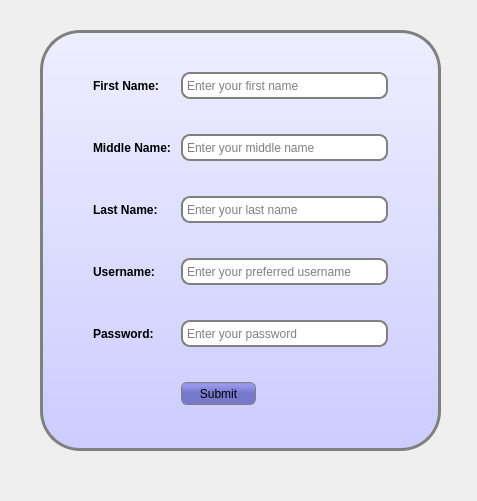
<?xml version="1.0" encoding="UTF-8"?>
<ui version="4.0">
 <class>Form</class>
 <widget class="QWidget" name="Form">
  <property name="windowModality">
   <enum>Qt::WindowModal</enum>
  </property>
  <property name="geometry">
   <rect>
    <x>0</x>
    <y>0</y>
    <width>477</width>
    <height>501</height>
   </rect>
  </property>
  <property name="windowTitle">
   <string>Sign Up</string>
  </property>
  <property name="styleSheet">
   <string notr="true">#frame{
border: 3px solid gray;
background: QLinearGradient(x1: 0, y1: 0, x2: 0, y2: 1, stop: 0 #eef, stop: 1 #ccf);
border-radius: 40px
}

QLineEdit{
padding: 2px;
border: 2px solid gray;
border-radius: 9px
}

QLabel{
font-weight: bold;
font-size: 12px
}

QPushButton{
border: 1px solid grey;
border-radius: 6px;
background-color: QLinearGradient( x1: 0, y1: 0, x2: 0, y2: 1, stop: 0 #88d, stop: 0.1 #99e, stop: 0.49 #77c);
padding: 2px;
}</string>
  </property>
  <widget class="QFrame" name="frame">
   <property name="geometry">
    <rect>
     <x>40</x>
     <y>30</y>
     <width>401</width>
     <height>421</height>
    </rect>
   </property>
   <property name="frameShape">
    <enum>QFrame::StyledPanel</enum>
   </property>
   <property name="frameShadow">
    <enum>QFrame::Raised</enum>
   </property>
   <layout class="QGridLayout" name="gridLayout">
    <property name="leftMargin">
     <number>50</number>
    </property>
    <property name="rightMargin">
     <number>50</number>
    </property>
    <property name="horizontalSpacing">
     <number>10</number>
    </property>
    <property name="verticalSpacing">
     <number>5</number>
    </property>
    <item row="0" column="2">
     <widget class="QLineEdit" name="fname">
      <property name="minimumSize">
       <size>
        <width>191</width>
        <height>27</height>
       </size>
      </property>
      <property name="placeholderText">
       <string>Enter your first name</string>
      </property>
     </widget>
    </item>
    <item row="0" column="0" colspan="2">
     <widget class="QLabel" name="label">
      <property name="text">
       <string>First Name:</string>
      </property>
     </widget>
    </item>
    <item row="2" column="0" colspan="2">
     <widget class="QLabel" name="label_3">
      <property name="text">
       <string>Last Name:</string>
      </property>
     </widget>
    </item>
    <item row="1" column="0" colspan="2">
     <widget class="QLabel" name="label_2">
      <property name="text">
       <string>Middle Name:</string>
      </property>
     </widget>
    </item>
    <item row="1" column="2">
     <widget class="QLineEdit" name="mname">
      <property name="minimumSize">
       <size>
        <width>191</width>
        <height>27</height>
       </size>
      </property>
      <property name="placeholderText">
       <string>Enter your middle name</string>
      </property>
     </widget>
    </item>
    <item row="4" column="2">
     <widget class="QLineEdit" name="password">
      <property name="minimumSize">
       <size>
        <width>191</width>
        <height>27</height>
       </size>
      </property>
      <property name="toolTip">
       <string>Should not be less than 3 characters long</string>
      </property>
      <property name="echoMode">
       <enum>QLineEdit::Password</enum>
      </property>
      <property name="placeholderText">
       <string>Enter your password</string>
      </property>
     </widget>
    </item>
    <item row="2" column="2">
     <widget class="QLineEdit" name="lname">
      <property name="minimumSize">
       <size>
        <width>191</width>
        <height>27</height>
       </size>
      </property>
      <property name="placeholderText">
       <string>Enter your last name</string>
      </property>
     </widget>
    </item>
    <item row="3" column="2">
     <widget class="QLineEdit" name="username">
      <property name="minimumSize">
       <size>
        <width>191</width>
        <height>27</height>
       </size>
      </property>
      <property name="placeholderText">
       <string>Enter your preferred username</string>
      </property>
     </widget>
    </item>
    <item row="4" column="0" colspan="2">
     <widget class="QLabel" name="label_5">
      <property name="text">
       <string>Password:</string>
      </property>
     </widget>
    </item>
    <item row="3" column="0" colspan="2">
     <widget class="QLabel" name="label_4">
      <property name="text">
       <string>Username:</string>
      </property>
     </widget>
    </item>
    <item row="5" column="2">
     <widget class="QPushButton" name="btn_submit">
      <property name="minimumSize">
       <size>
        <width>75</width>
        <height>23</height>
       </size>
      </property>
      <property name="maximumSize">
       <size>
        <width>75</width>
        <height>23</height>
       </size>
      </property>
      <property name="text">
       <string>Submit</string>
      </property>
     </widget>
    </item>
   </layout>
  </widget>
 </widget>
 <tabstops>
  <tabstop>fname</tabstop>
  <tabstop>mname</tabstop>
  <tabstop>lname</tabstop>
  <tabstop>username</tabstop>
  <tabstop>password</tabstop>
  <tabstop>btn_submit</tabstop>
 </tabstops>
 <resources/>
 <connections/>
</ui>
